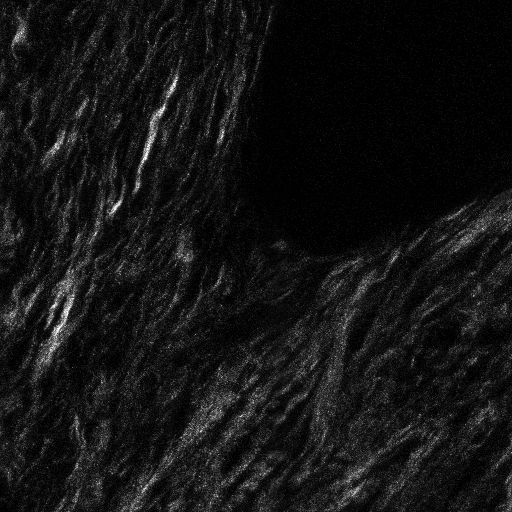
%> input picture classes/pattern_recognition/lab/pancreatic tumor 2000 - 84-1.tif, 512 x 512 px
$ octave test1.m   (GNU Octave 9; MATLAB toolbox functions it lacks are replaced by stand-ins)
%> lines starting %> are read from the running program, lines starting %| are printed output that depends on the picture; in (x1, y1, x2, y2) boxes, pixels count from 0 and x2, y2 are one past the last pixel; in counts of white or black regions, pixels touching at a corner belong together; the program's own positions count from 1
### classes/pattern_recognition/lab/hough_feature_generator.m
%hough classificaition full code
% clear all;
% clc;
% close all

 function[A H_subimage H]=hough_feature_generator(HE_INPUT_IMAGE,SHG_INPUT_IMAGE,size_bwopen, show_images)
%> called with HE_INPUT_IMAGE = 'TransformedTumour Pancreas 84-1.tif', SHG_INPUT_IMAGE = 'pancreatic tumor 2000 - 84-1.tif', size_bwopen = 50

% SHG_INPUT_IMAGE='SHG1.tif';
% HE_INPUT_IMAGE='HE1.tif';


SHG_RESIZED_IMAGE='SHG_resized.tif';


%%%%main code started
a_mas=imread(SHG_INPUT_IMAGE);
%> a_mas is the input picture: size 512x512 uint8; min 0, max 255, mean 19.9
a_HE=imread(HE_INPUT_IMAGE);
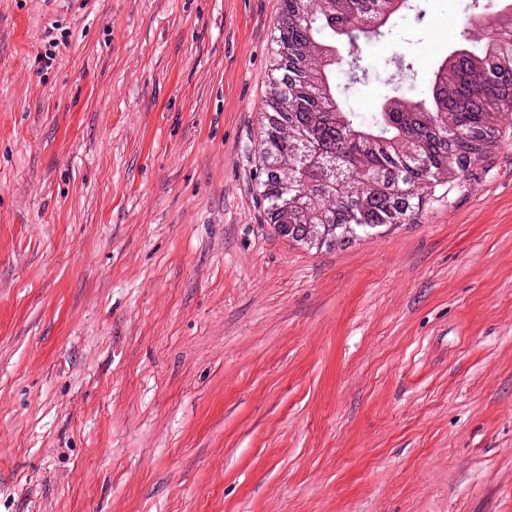
%> input picture classes/pattern_recognition/lab/TransformedTumour Pancreas 84-1.tif, 512 x 512 px
%> a_HE is the input picture: size 512x512x3 uint8; mean R, G, B 206.9, 116.6, 154.6


[m n f]=size(a_HE);
%> m = 512; n = 512; f = 3
%
a_mas=imresize(a_mas,[m n]);

% imwrite(a_mas,SHG_RESIZED_IMAGE);

a_gray=rgb2gray(a_HE);
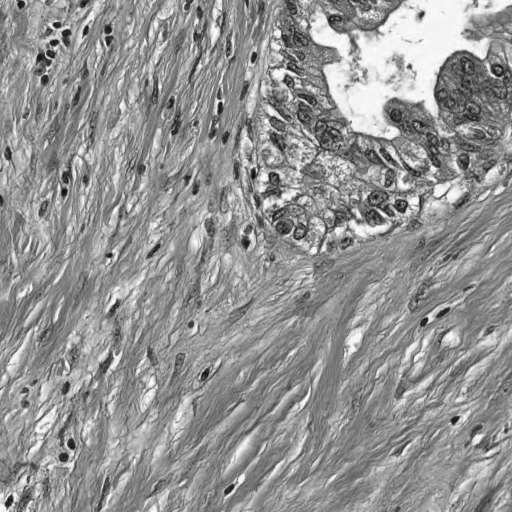
%> a_gray: size 512x512 uint8; min 12, max 254, mean 148

a_mas=im2double(a_mas);
%> a_mas: size 512x512 double
a_SHG=a_mas;
bw=im2bw(a_mas,0.04);
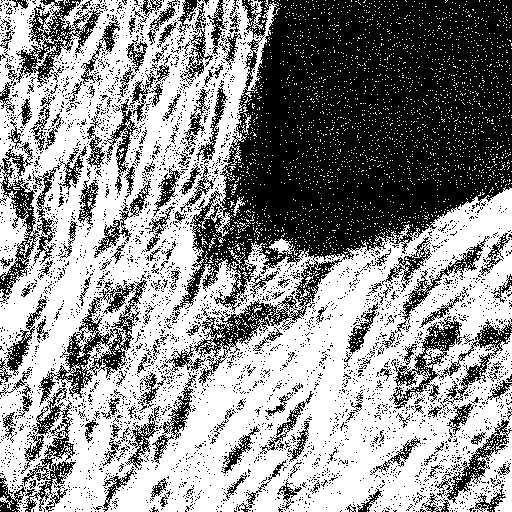
%> bw: size 512x512 logical; 57.2% white; 4302 black regions (4109 under 20 px), largest, box (x1, y1, x2, y2) and area: (173, 0, 512, 386) 65613, (38, 280, 147, 405) 3084, (391, 316, 512, 409) 2914
bw=bwareaopen(bw,size_bwopen);
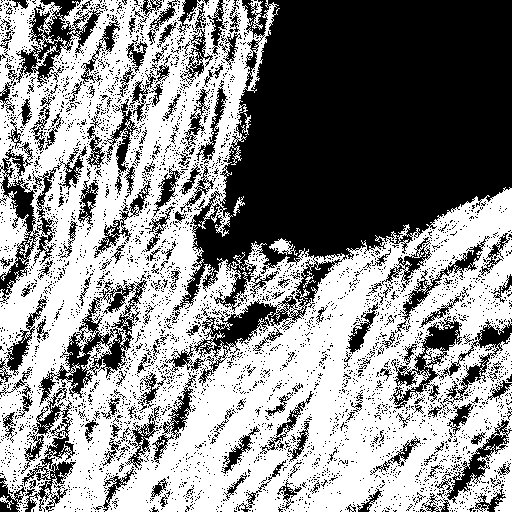
%> bw: size 512x512 logical; 55% white; 4301 black regions (4108 under 20 px), largest, box (x1, y1, x2, y2) and area: (173, 0, 512, 386) 69639, (38, 280, 147, 405) 3273, (391, 316, 512, 409) 3128

%> the run ends on the next line
if show_images
    imshow(bw)
end

%%%creating intensity mask to remove white
a_gray=rgb2gray(a_HE);
temp=zeros([m n]);
for i=1:m
    for j=1:n
        if(a_gray(i,j)<190)
            temp(i,j)=a_gray(i,j);
        end
    end
end

temp= mat2gray(temp);
if show_images
    figure
    imshow(temp)
    figure
    imshow(bw)
end
se = strel('disk',15);

mask_SHG = imdilate(bw,se);
if show_images
    figure, imshow(mask_SHG);
end

%%%%%%%%%%%%%%mask creations
mask_HE=im2bw(temp);

m=~mask_HE.*~mask_SHG;
mask2=m+mask_SHG;

mask2 = ~(bwareaopen(~mask2, 1000));

rgbImage=a_HE;
mask2 = bwconvhull(~mask2,'objects');
mask2 = bwconvhull(mask2,'objects');
% bw1=mask_HE&mask_SHG;
if show_images
    figure, imshow(mask2);
end
%
% imshow(im2bw(temp).*bw1)

mask=uint8(~mask2);
redPlane = rgbImage(:, :, 1);
greenPlane = rgbImage(:, :, 2);
bluePlane = rgbImage(:, :, 3);

% Do the masking.
maskedRed = redPlane .* mask;
maskedGreen = greenPlane .* mask;
maskedBlue = bluePlane .* mask;

% Combine back into a masked RGB image.
maskedRgbImage = cat(3, maskedRed, maskedGreen, maskedBlue);

if show_images
    figure, imshow(maskedRgbImage)
end
figure, imshow(maskedRgbImage)

bw1=bwareaopen(bw,200);
if show_images
    figure
    imshow(bw1+mask2)
end

st = regionprops(mask2, 'BoundingBox' );
mkdir('SHG subimages')
if show_images
    figure;
    imshow(mask2)
end
for k = 1 : length(st)
    thisBB = st(k).BoundingBox;
    rectangle('Position', [thisBB(1),thisBB(2),thisBB(3),thisBB(4)],...
        'EdgeColor','r','LineWidth',2 );
end


% creating rectangle around box

[m n]=size(bw1);

for k = 1:length(st)

    rect_cor(k,:)=st(k).BoundingBox;

    up_left_x=round(rect_cor(k,1)-rect_cor(k,3)/2);
    if up_left_x<1
        up_left_x=1;
    end

    up_left_y=round(rect_cor(k,2)-rect_cor(k,4)/2);
    if up_left_y<1
        up_left_y=1;
    end

    low_right_x=round(rect_cor(k,1)+rect_cor(k,3)*1.5);

    if low_right_x>n
        low_right_x=n;
    end

    low_right_y=round(rect_cor(k,2)+rect_cor(k,4)*1.5);

    if low_right_y>m
        low_right_y=m;
    end

    global_upleft_x(k)=up_left_x;
    global_upleft_y(k)=up_left_y;

%     path=['C:\Users\Adib\Google Drive\pattern recognition project\For AdibSagar\SHG subimages\Image' num2str(k) '.tiff'];
    %field=['Image' num2str(k)]
    value=a_SHG(up_left_y:low_right_y,up_left_x:low_right_x);
    obj_img.(sprintf('Image_%d', k))=value;

    I = mat2gray(obj_img.(sprintf('Image_%d', k)));
%     imwrite(I,path);

    if show_images
        figure
        imshow(I)
    end

    [H_subimage(k).subimage, theta(k).subimage, rho(k).subimage] = hough(I);
end

%%block generaiotn code
% start_coor_x= global_upleft_x;
% start_coor_y= global_upleft_y;

for i=1:k

    [row(i) col(i)]=size(obj_img.(sprintf('Image_%d', i)));

    block_step_x=floor(col(i)/4);
    block_step_y=floor(row(i)/4);


    for j=1:5
        block_coord_x(i,j)=(j-1)*block_step_x+global_upleft_x(i);
        block_coord_y(i,j)=(j-1)*block_step_y+global_upleft_y(i);
        if block_coord_x(i,j)>n
            block_coord_x(i,j)=n;
        end
        if block_coord_y(i,j)>m
            block_coord_y(i,j)=m;
        end
    end
end

count=1;

for i=1:k
    x_coord=block_coord_x(i,:);
    y_coord=block_coord_y(i,:);
    for j=1:3
        for l=1:3
            block_coords(count,:)=[x_coord(j) x_coord(j+2) y_coord(l) y_coord(l+2)];

            block_association(count,:)=[i  x_coord(j) x_coord(j+2) y_coord(l) y_coord(l+2) j l];
            count=count+1;
        end


    end
end


%%%hough transform on SHG_images

for i=1:length(block_association)


    block(i).image=a_SHG(block_association(i,4):block_association(i,5),block_association(i,2):block_association(i,3));
    [H(i).hough, theta(i).hough, rho(i).hough] = hough(block(i).image);

end

for i=1:length(block_association)

    %     hough_max(i)=max(max((H(i).hough)));
    hough_feature.hough_max_SHG(i,1)=max(max((H(i).hough)));
    hough_feature.hough_avg_SHG(i,1)=mean(mean((H(i).hough)));
    hough_feature.hough_nonzero_avg_SHG(i,1)=mean(H(i).hough(find(H(i).hough~=0)));

end

A=[hough_feature.hough_max_SHG hough_feature.hough_avg_SHG hough_feature.hough_nonzero_avg_SHG];


 end

### classes/pattern_recognition/lab/test1.m
% clear all;
close all;

%load feature_hough


i=19;


%^%%%%%%%%%%%%%%%%%%%%%% CHANGE I%%%%%%%%%%%%%%%%%%%%%%
HE_IMAGE='TransformedTumour Pancreas 84-1.tif';
SHG_IMAGE='pancreatic tumor 2000 - 84-1.tif';
% HE_IMAGE='G3 #145 tumor pancreas.tif';
% SHG_IMAGE='SHGresized.tif';


[A,H_subimage,H_block]=hough_feature_generator(HE_IMAGE,SHG_IMAGE,50);
